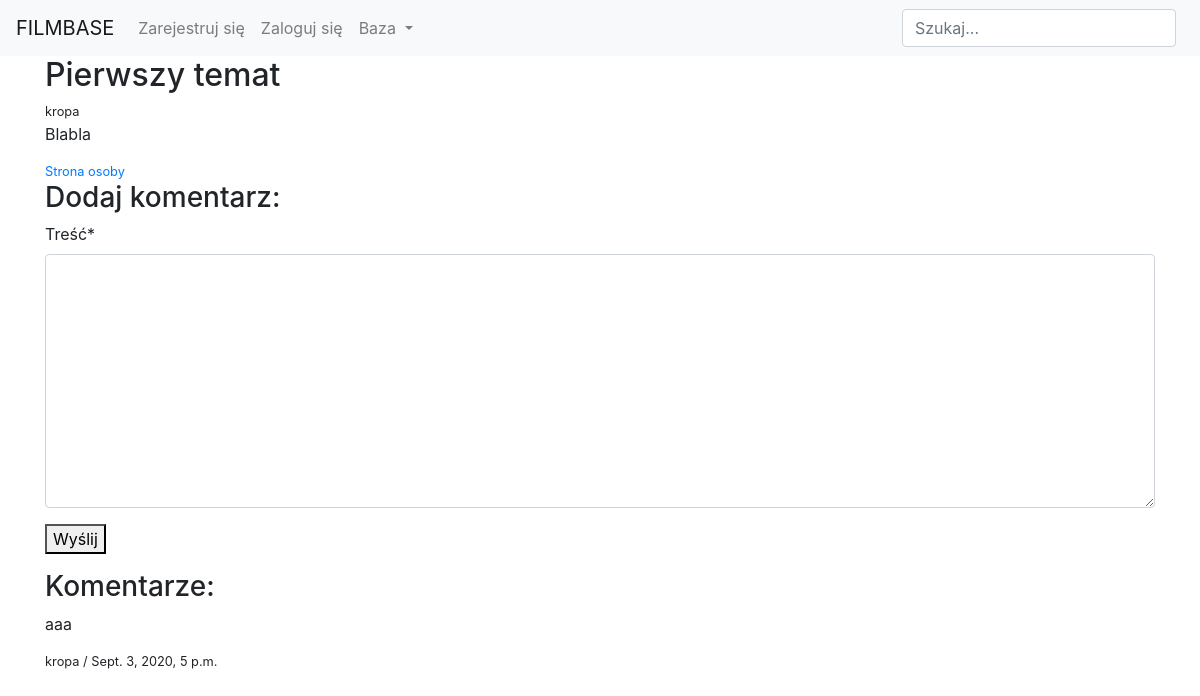
/discussion/cezary-pazura/pierwszy-temat-s3j1/, run on the app's committed database.
### comments/models.py (models this page shows, shortened)
class Topic(models.Model):
    title = models.CharField(verbose_name='Tytuł', null=False, blank=False, max_length=250)
    content = models.TextField(verbose_name='Treść', null=False, blank=False, max_length=500)
    person = models.ForeignKey(Person, on_delete=models.CASCADE, null=True, blank=True)
    movie = models.ForeignKey(Movie, on_delete=models.CASCADE, null=True, blank=True)
    author = models.ForeignKey(User, on_delete=models.CASCADE)
    slug = models.SlugField(unique=True, null=True, blank=True)

class Comment(models.Model):
    author = models.ForeignKey(User, on_delete=models.CASCADE)
    content = models.TextField(blank=False, null=False, max_length=500, verbose_name='Treść')
    date_of_create = models.DateTimeField(default=timezone.now)
    post = models.ForeignKey(Post, on_delete=models.CASCADE, null=True)
    topic = models.ForeignKey(Topic, on_delete=models.CASCADE, null=True)
    class Meta:
        ordering = ['-date_of_create']

### comments/views.py (the view, shortened to what this page needs)
# urls.py: path('<slug:slug>/<slug:topic_slug>/', TopicDetailView.as_view(), name='detail_topic'),
class TopicDetailView(FormMixin, DetailView):
    model = Topic
    context_object_name = 'topic'
    template_name = 'comments/detail_topic.html'
    form_class = CommentForm
    def get_object(self):
        topic = Topic.objects.filter(
            Q(movie__slug=self.kwargs['slug'])|
            Q(person__slug=self.kwargs['slug'])
        ).filter(slug=self.kwargs['topic_slug']).first()
        return topic
    def get_context_data(self, **kwargs):
        context = super(TopicDetailView, self).get_context_data(**kwargs)
        context['form'] = CommentForm(initial={'topic':self.object})
        return context

### comments/forms.py
class CommentForm(forms.ModelForm):
    class Meta:
        model = Comment
        fields = ('content',)

### comments/templates/comments/detail_topic.html (shortened to what this page needs)
{% extends 'users/base.html' %}
{% load crispy_forms_tags %}
{% block content %}
    <h2>{{ topic.title }}</h2>
    <small>{{ topic.author }}</small>
    <p>{{ topic.content }}</p>
    {% if topic.movie %}
        <small><a href="{% url 'detail_movie' slug=topic.movie.slug %}">Strona filmu</a></small>
    {% elif topic.person %}
        <small><a href="{% url 'detail_person' slug=topic.person.slug %}">Strona osoby</a></small>
    {% endif %}
    <h3>Dodaj komentarz:</h3>
    <form action="" method="POST">
        {{ form|crispy }}
        <button type="submit">Wyślij</button>
    </form>
    <h3>Komentarze:</h3>
    {% for comment in topic.comment_set.all %}
        <p>{{ comment.content }}</p>
        <small>{{ comment.author }} / {{ comment.date_of_create }}</small>
    {% endfor %}
{% endblock %}

### data on the page
Topic: title "Pierwszy temat", author "kropa", content "Blabla"
Comment: content "aaa", author "kropa", date_of_create "Sept. 3, 2020, 5 p.m."
